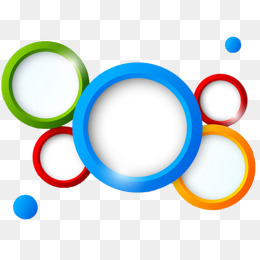
%> input picture circles.jpg, 260 x 260 px
$ octave H_okrag_BP.m   (GNU Octave 9; MATLAB toolbox functions it lacks are replaced by stand-ins)
%> lines starting %> are read from the running program, lines starting %| are printed output that depends on the picture; in (x1, y1, x2, y2) boxes, pixels count from 0 and x2, y2 are one past the last pixel; in counts of white or black regions, pixels touching at a corner belong together; the program's own positions count from 1
%%%%%%%%%%%%%%%%%%%%%%%%%%%%%%%%%%%%%%%%%%%%%%%%%%%%%%%%%%%%%%%%%%%%%%%%%%%
%        Segmentacja metod� projekcji wstecznej (backprojection)          %
%%%%%%%%%%%%%%%%%%%%%%%%%%%%%%%%%%%%%%%%%%%%%%%%%%%%%%%%%%%%%%%%%%%%%%%%%%%

clc;
clear;

[I,map]=imread('circles.jpg');
%> I is the input picture: size 260x260x3 uint8; mean R, G, B 216.1, 224.2, 224.5
%> map = []
colormap(map);
Io=rgb2gray(I); %zmiana obrazu na odcienie szarosci
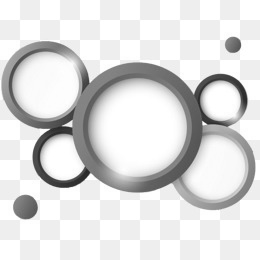
%> Io: size 260x260 uint8; min 37, max 255, mean 221.8
Io=edge(Io,'canny'); % zastosowanie na obrazie filtru 'canny'
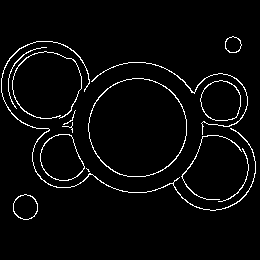
%> Io: size 260x260 logical; 3.6% white in thin lines or dots, all inside (x1, y1, x2, y2) = (1, 36, 256, 220)

[row, col, deep]=size(I); %przypisanie rozmiar�w obrazu do zmiennych
%> row = 260; col = 260; deep = 3
r_min=5; %minimalny rozwazany promien okregu
r_max=90; %maksymalny rozwazany promien okregu

%Przestrzen powiekszona o mozliwe kola "wykraczajace" poza obszar
H=zeros(row+2*r_max,col+2*r_max,r_max-r_min+1); %przestrze� Hougha

Xp=[]; Yp=[];
%lista pikseli aktywnych obrazu
lpa=0; %liczba pikseli aktywnych
for x=1:col
    for y=row:-1:1
        if Io(y,x)==1 %piksele aktywne obrazu
            Xp=[Xp x];
            Yp=[Yp y];
            lpa=lpa+1;
        end
    end
end
%> after the loop, Xp = 2422 values from 2 to 256; Yp = 2422 values, max 220 at index 277, min 37 at index 2092, mean 126.4; lpa = 2422

%> (the run ends here)
